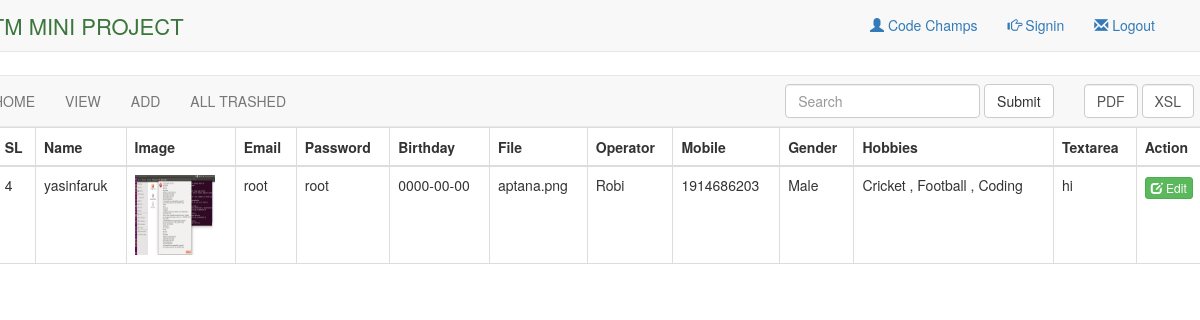
Screenshot of /Views/SEIP107348/Phonebook/view.php?id=4 with the database file from the repository.
### tables this page shows
CREATE TABLE IF NOT EXISTS `phone_data` (
`id` int(11) NOT NULL,
  `name` varchar(30) NOT NULL,
  `email` varchar(30) NOT NULL,
  `password` varchar(30) NOT NULL,
  `birthday` date NOT NULL,
  `file` varchar(30) NOT NULL,
  `operator` varchar(30) NOT NULL,
  `mobile` int(30) NOT NULL,
  `gender` varchar(10) NOT NULL,
  `hobbies` varchar(100) NOT NULL,
  `textarea` varchar(255) NOT NULL,
  `deleted_at` varchar(100) DEFAULT NULL
);

### Source/BITM/SEIP107348/Phonebook/Phonebook.php (called while the page is built, shortened)
<?php
class Phonebook {
    public function view($id = null) {
        $query = "SELECT * FROM `phonebook`.`phone_data` WHERE `phone_data`.`id` = " . $id;
        $result = mysql_query($query);
        $row = mysql_fetch_assoc($result);
        return $row;
    }
}

### Views/SEIP107348/Phonebook/view.php (the view, shortened to what this page needs)
<?php
$user = new Phonebook();
$user = $user->view($_GET['id']);
?>
<!DOCTYPE html>
<html>
    <head>
        <link href="../../../Asset/css/font-awesome.min.css" rel="stylesheet" type="text/css"/>
        <link href="../../../Asset/css/bootstrap.min.css" rel="stylesheet" type="text/css"/>
        <link href="../../../Asset/css/main.css" rel="stylesheet" type="text/css"/>
    </head>
    <body>
        <section class="header_part">
            <div class="container">
                <div class="row">
                    <div>
                        <div class="col-md-6">
                            <p class="header_text text-success pull-left">BITM MINI PROJECT</p>
                        </div>
                        <div class="col-md-6">
                            <p class="navbar-text pull-right">
                                <a href="#"><span class="glyphicon glyphicon-envelope"></span> Logout</a>
                            </p>
                            <p class="navbar-text pull-right">
                                <a href="#"><span class="glyphicon glyphicon-hand-right"></span> Signin</a>
                            </p>
                            <p class="navbar-text pull-right">
                                <a href="#"><span class="glyphicon glyphicon-user"></span> Code Champs</a>
                            </p>
                        </div>
                    </div>
                </div>
            </div>
        </section>
        <section class="project_list">
            <div class="container">
                <div class="row">
                    <div class="col-md-12 col-md-offset-">
                        <div class="col-md-12 body_table_part">
                            <div class="co">
                                <div class="table_part">
                                    <div class="table_head_part">
                                        <nav class="navbar navbar-default" role="navigation">
                                            <div class="collapse navbar-collapse navbar-ex1-collapse">
                                                <ul class="nav navbar-nav">
                                                    <li><a href="../../../login.php">HOME</a></li>
                                                    <li><a href="table.com">VIEW</a></li>
                                                    <li><a href="http://localhost/BITM_Mini_Project/Views/SEIP107348/Phonebook/registration.php">ADD</a></li>
                                                    <li><a href="http://localhost/BITM_Atomic_Project/Views/SEIP107348/Book/trashed.php">ALL TRASHED</a></li>
                                                </ul>
                                                <ul class="nav navbar-nav navbar-right">
                                                    <form class="navbar-form navbar-left" role="search">
                                                        <div class="form-group">
                                                            <input type="text" class="form-control" placeholder="Search">
                                                        </div>
                                                        <button type="submit" class="btn btn-default">Submit</button>
                                                    </form>
                                                    <form class="navbar-form navbar-left" role="search" action="download.php" method="post">
                                                        <div class="form-group">
                                                            <input type="submit" value="PDF" name="export" class="form-control" />
                                                            <input type="submit" value="XSL" name="export" class="form-control" />
                                                        </div>
                                                    </form>
                                                </ul>
                                            </div>
                                        </nav>
                                    </div>
                                    <div class="table_main_part">
                                        <table class="table table-bordered table-hover">
                                            <thead>
                                                <tr>
                                                    <th>SL</th>
                                                    <th>Name</th>
                                                    <th>Image</th>
                                                    <th>Email</th>
                                                    <th>Password</th>
                                                    <th>Birthday</th>
                                                    <th>File</th>
                                                    <th>Operator</th>
                                                    <th>Mobile</th>
                                                    <th>Gender</th>
                                                    <th>Hobbies</th>
                                                    <th>Textarea</th>
                                                    <th>Action</th>
                                                </tr>
                                            </thead>
                                            <tbody>
                                                <tr>
                                                    <td><?php echo $user['id']; ?></td>
                                                    <td><?php echo $user['name']; ?></td>
                                                    <td><img src="images/<?php echo $user['file']; ?>" height="80" width="80"></td>
                                                    <td><?php echo $user['email']; ?></td>
                                                    <td><?php echo $user['password']; ?></td>
                                                    <td><?php echo $user['birthday']; ?></td>
                                                    <td><?php echo $user['file']; ?></td>
                                                    <td><?php echo $user['operator']; ?></td>
                                                    <td><?php echo $user['mobile']; ?></td>
                                                    <td><?php echo $user['gender']; ?></td>
                                                    <td><?php echo $user['hobbies']; ?></td>
                                                    <td><?php echo $user['textarea']; ?></td>
                                                    <td class="">
                                                        <a class='btn btn-success btn-xs' href="update.php?id=<?php echo $user['id']; ?>">
                                                            <span class="glyphicon glyphicon-edit"></span> Edit
                                                        </a>
                                                    </td>
                                                </tr>
                                            </tbody>
                                        </table>
                                    </div>
                                </div>
                            </div>
                        </div>
                    </div>
                </div>
            </div>
        </section>
    </body>
</html>

### Asset/css/main.css (style rules this page uses)
.header_part { border-bottom: 1px solid #e7e7e7; background-color: #f8f8f8; }
p.header_text { margin: 10px -60px; font-size: 22px; }
.table_part { margin-top: -46px; }
.table_part { margin-top: 2%; margin-right: -40px; margin-left: -68px; }
.body_table_part { padding-left: 0px !important; padding-right: 0px !important; margin-right: 0px !important; margin-left: 0px !important; }
.table_main_part { margin-top: -20px; }

### rows the page displays
phone_data: id "4", name "yasinfaruk", file (picture), email "root", password "root", birthday "0000-00-00", file "aptana.png", operator "Robi", mobile "1914686203", gender "Male", hobbies "Cricket , Football , Coding", textarea "hi"
